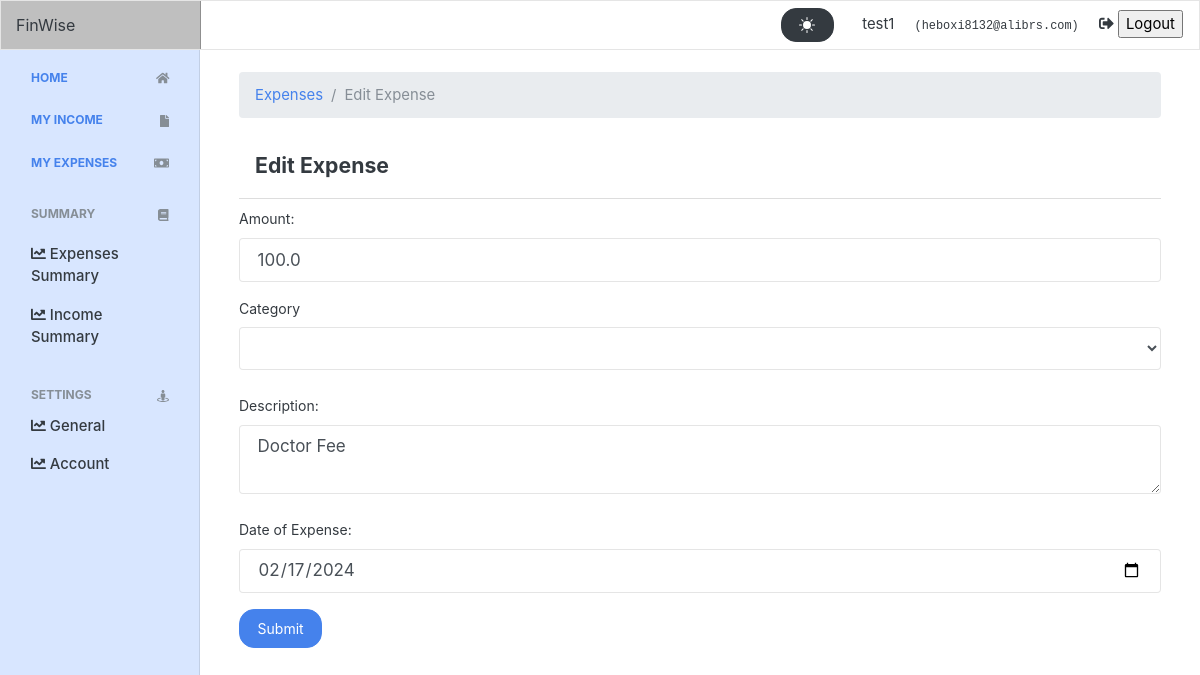
/expenses/expense_edit/1 (signed in), run on the app's committed database.
### expenses/models.py (models this page shows, shortened)
class Expense(models.Model):
    name = models.CharField(max_length=255, db_index=True, default='')
    date = models.DateField(default=now)
    amount = models.FloatField(blank=False, null=False)
    currency = models.CharField(max_length=20, default="USD")
    category = models.CharField(max_length=255)
    owner = models.ForeignKey(
        to=User, on_delete=models.CASCADE)
    class Meta:
        ordering = ['-date']

### expenses/views.py (the view, shortened to what this page needs)
# urls.py: path("expense_edit/<int:id>", views.expense_edit, name="expense_edit"),
@login_required(login_url='/authentication/login')
def expense_edit(request, id):
    expense = Expense.objects.get(pk=id)
    categories = Category.objects.all()
    data = []
    arr = []
    file = os.path.dirname(os.path.dirname(os.path.abspath(__file__)))
    file_path = os.path.join(file, 'currencies.json')
    with open(file_path, 'r') as json_file:
        data = json.load(json_file)
        json_file.close()
    categories = Category.objects.all()
    context = {
        'values': request.POST,
        'categories': categories,
        'expense': expense
    }
    if request.method == 'GET':
        context = {
            'values': expense,
            'categories': categories,
            'expense': expense
        }
        return render(request, 'expenses/edit.html', context)

### templates/expenses/edit.html (shortened to what this page needs)
{% extends 'base.html' %}
{% block content %}
<section id="dashboard" class="py-4">
  <div class="container">
<nav aria-label="breadcrumb">
  <ol class="breadcrumb">
    <li class="breadcrumb-item"><a href="{% url 'expenses' %}">Expenses</a></li>
    <li class="breadcrumb-item active" aria-current="page">Edit Expense</li>
  </ol>
</nav>
<div>
  <div  role="">
      <div class="modal-header">
          <h5 class="modal-title text-dark" id="exampleModal1">Edit Expense</h5>
      </div>
      <form action="{%url 'expense_edit' expense.id  %}" method="POST" autocomplete="off">
          <div class="form-group">
              <label for="amount" class="col-form-label">Amount:</label>
              <input type="number" name="amount"  value={{values.amount}} class="form-control" id="amount">
          </div>
          <div class="form-group">
              <label for="category">Category</label>
              <select name="category" class="form-control" id="category">
              </select>
          </div>
          <div class="form-group">
              <label for="name"  class="col-form-label">Description:</label>
              <textarea class="form-control" name="name" id="name">{{values.name}}</textarea>
          </div>
          <div class="form-group">
              <label for="date"  class="col-form-label">Date of Expense:</label>
              <input type="date" class="form-control"  value={{values.date|date:'Y-m-d' }} name="date" id="date"></input>
          </div>
          <input type="submit" class="btn btn-primary" value="Submit">
      </form>
  </div>
</div>
  </div>
</section>
{%endblock%}

### templates/partials/_sidebar.html (shortened to what this page needs)
<nav class="navbar navbar-light fixed-top bg-light flex-md-nowrap p-0">
    <a class="navbar-brand col-sm-3 col-md-2 mr-0" href="#">FinWise</a>
    <ul class="navbar-nav px-3">
        <li class="nav-item text-nowrap">
            <a>
                <button id="darkModeToggle" class="btn btn-dark mr-4">
                </button>
                <span class="pr-3">{{ request.user.username }}</span>
                <small class="pr-3 text-sm text-monospace">({{ request.user.email }})</small>
            </a>
            <a>
                <form action="{% url 'logout' %}" method="POST" style="display:inline">
                    <i class="fas icon fa-sign-out-alt"></i>
                    <input type="submit" class="" value='Logout' href="{% url 'login' %}">
                </form>
            </a>
        </li>
    </ul>
</nav>
<div class="container-fluid">
    <div class="row">
        <nav class="col-md-2 d-none d-md-block sidebar bg-light rounded mt-4" style="background-color: #d8e6ff !important; padding: 15px;">
            <div class="sidebar-sticky">
                <ul class="nav flex-column">
                    <h6 class="sidebar-heading d-flex justify-content-between align-items-center px-3 mt-4 mb-1 text-muted">
                        <a href="{% url 'homepage' %}">Home</a>
                        <a class="d-flex align-items-center text-muted" href="{% url 'homepage' %}">
                            <i class="fa fa-home"></i>
                        </a>
                    </h6>
                    <li class="nav-item">
                        <h6 class="sidebar-heading d-flex justify-content-between align-items-center px-3 mt-4 mb-1 text-muted">
                            <a href="{% url 'income' %}">My income</a>
                            <a href="" class="d-flex align-items-center text-muted">
                                <i class="fa fa-file"></i>
                            </a>
                        </h6>
                    </li>
                    <li class="nav-item">
                        <h6 class="sidebar-heading d-flex justify-content-between align-items-center px-3 mt-4 mb-1 text-muted">
                            <a href="{% url 'expenses' %}">My Expenses</a>
                            <a href="" class="d-flex align-items-center text-muted">
                                <i class="fa fa-money-bill"></i>
                            </a>
                        </h6>
                    </li>
                    <h6 class="sidebar-heading d-flex justify-content-between align-items-center px-3 mt-4 mb-1 text-muted">
                        <span>Summary</span>
                        <a class="d-flex align-items-center text-muted" href="#">
                            <i class="fa fa-book"></i>
                        </a>
                    </h6>
                    <ul class="nav flex-column mb-2">
                        <li class="nav-item">
                            <a class="nav-link text-dark" href="{% url 'expenses-summary' %}">
                                <i class="fa fa-chart-line"></i> Expenses Summary
                            </a>
                        </li>
                        <li class="nav-item">
                            <a class="nav-link text-dark" href="{% url 'income-summary' %}">
                                <i class="fa fa-chart-line"></i> Income Summary
                            </a>
                        </li>
                    </ul>
                    <h6 class="sidebar-heading d-flex justify-content-between align-items-center px-3 mt-4 mb-1 text-muted">
                        <span>Settings</span>
                        <a class="d-flex align-items-center text-muted" href="#">
                            <i class="fa fa-street-view"></i>
                        </a>
                    </h6>
                    <ul class="nav flex-column mb-2">
                        <li class="nav-item">
                            <a class="nav-link text-dark" href="{% url 'general-settings' %}">
                                <i class="fa fa-chart-line"></i> General
                            </a>
                        </li>
                        <li class="nav-item">
                            <a class="nav-link text-dark" href="{% url 'general-settings' %}">
                                <i class="fa fa-chart-line"></i> Account
                            </a>
                        </li>
                    </ul>
                </ul>
            </div>
        </nav>

### finwise/static/css/dashboard.css (style rules this page uses)
body { font-size: 0.875rem; }
.sidebar { position: fixed; top: 0; bottom: 0; left: 0; z-index: 100; padding: 48px 0 0; box-shadow: inset -1px 0 0 rgba(0, 0, 0, 0.1); }
.sidebar-sticky { position: relative; top: 0; height: calc(100vh - 48px); padding-top: 0.5rem; overflow-x: hidden; overflow-y: auto; }
.sidebar .nav-link { font-weight: 500; }
.sidebar-heading { font-size: 0.75rem; text-transform: uppercase; }
.navbar-brand { padding-top: 0.75rem; padding-bottom: 0.75rem; font-size: 1rem; background-color: rgba(0, 0, 0, 0.25); box-shadow: inset -1px 0 0 rgba(0, 0, 0, 0.25); }

### templates/base.html (style rules this page uses)
body { transition: background-color 0.5s ease; }

### data on the page
Expense: amount "100.0", name "Doctor Fee", date "02/17/2024"

### other printed values
{{ request.user.username }} "test1"
{{ request.user.email }} "heboxi8132@alibrs.com"
